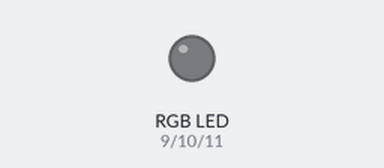
Bench run of a sketch on a simulated Arduino Uno, built with avr-gcc and run on an emulated ATmega328P. Shown: an RGB LED mixed from three pins (HIGH = lit).

Above: at 0.05 s.
At 1.15 s:
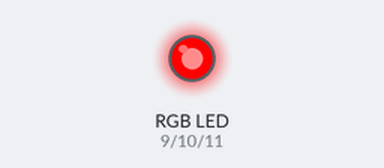
At 2.25 s:
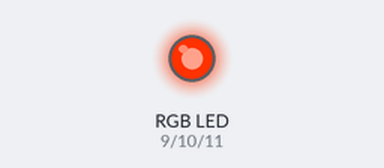
At 4.5 s:
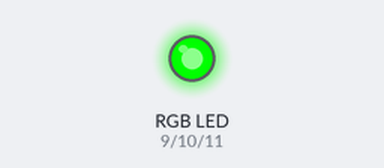
At 6.7 s:
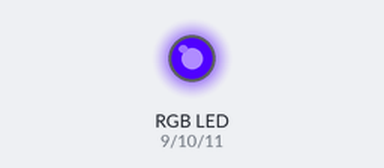
At 8.95 s:
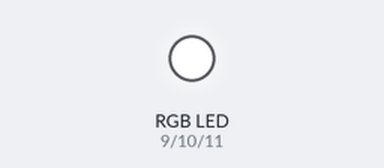
Timing chart, 0 to 11.7 s (numbered marks = the images above):
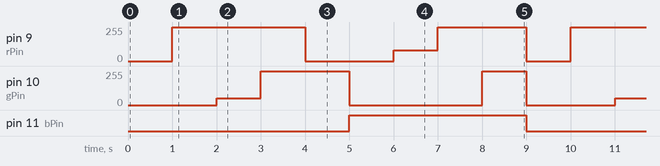

The sketch:

Lab3_RBGLED.ino
```cpp
/*
   Lab. 3 - RGB LED
*/

// rgb led variables
int rPin = 9;
int gPin = 10;
int bPin = 11;

// time variable
int dt = 1000;

void setup()
{
  pinMode(rPin, OUTPUT);
  pinMode(gPin, OUTPUT);
  pinMode(bPin, OUTPUT);
}

void loop()
{
  // no light
  analogWrite(rPin, 0);
  analogWrite(gPin, 0);
  analogWrite(bPin, 0);
  delay(dt);

  // red
  analogWrite(rPin, 255);
  analogWrite(gPin, 0);
  analogWrite(bPin, 0);
  delay(dt);

  // organe
  analogWrite(rPin, 255);
  analogWrite(gPin, 50);
  analogWrite(bPin, 0);
  delay(dt);

  // yellow
  analogWrite(rPin, 255);
  analogWrite(gPin, 255);
  analogWrite(bPin, 0);
  delay(dt);

  // green
  analogWrite(rPin, 0);
  analogWrite(gPin, 255);
  analogWrite(bPin, 0);
  delay(dt);

  // blue
  analogWrite(rPin, 0);
  analogWrite(gPin, 0);
  analogWrite(bPin, 255);
  delay(dt);

  // indigo
  analogWrite(rPin, 0);
  analogWrite(gPin, 0);
  analogWrite(rPin, 80);
  delay(dt);

  // magenta
  analogWrite(rPin, 255);
  analogWrite(gPin, 0);
  analogWrite(bPin, 255);
  delay(dt);

  // white
  analogWrite(rPin, 255);
  analogWrite(gPin, 255);
  analogWrite(bPin, 255);
  delay(dt);
}
```

Measured:
- by itself, pin 9 (rPin): repeats every 9.0 s: 0/255 2.0 s, 80/255 1.0 s, 255/255 2.0 s, 0/255 1.0 s, 255/255 3.0 s
- by itself, pin 10 (gPin): repeats every 9.0 s: 255/255 2.0 s, 0/255 3.0 s, 255/255 1.0 s, 0/255 2.0 s, 50/255 1.0 s
- by itself, pin 11 (bPin): alternates HIGH for 4.0 s and LOW for 5.0 s
